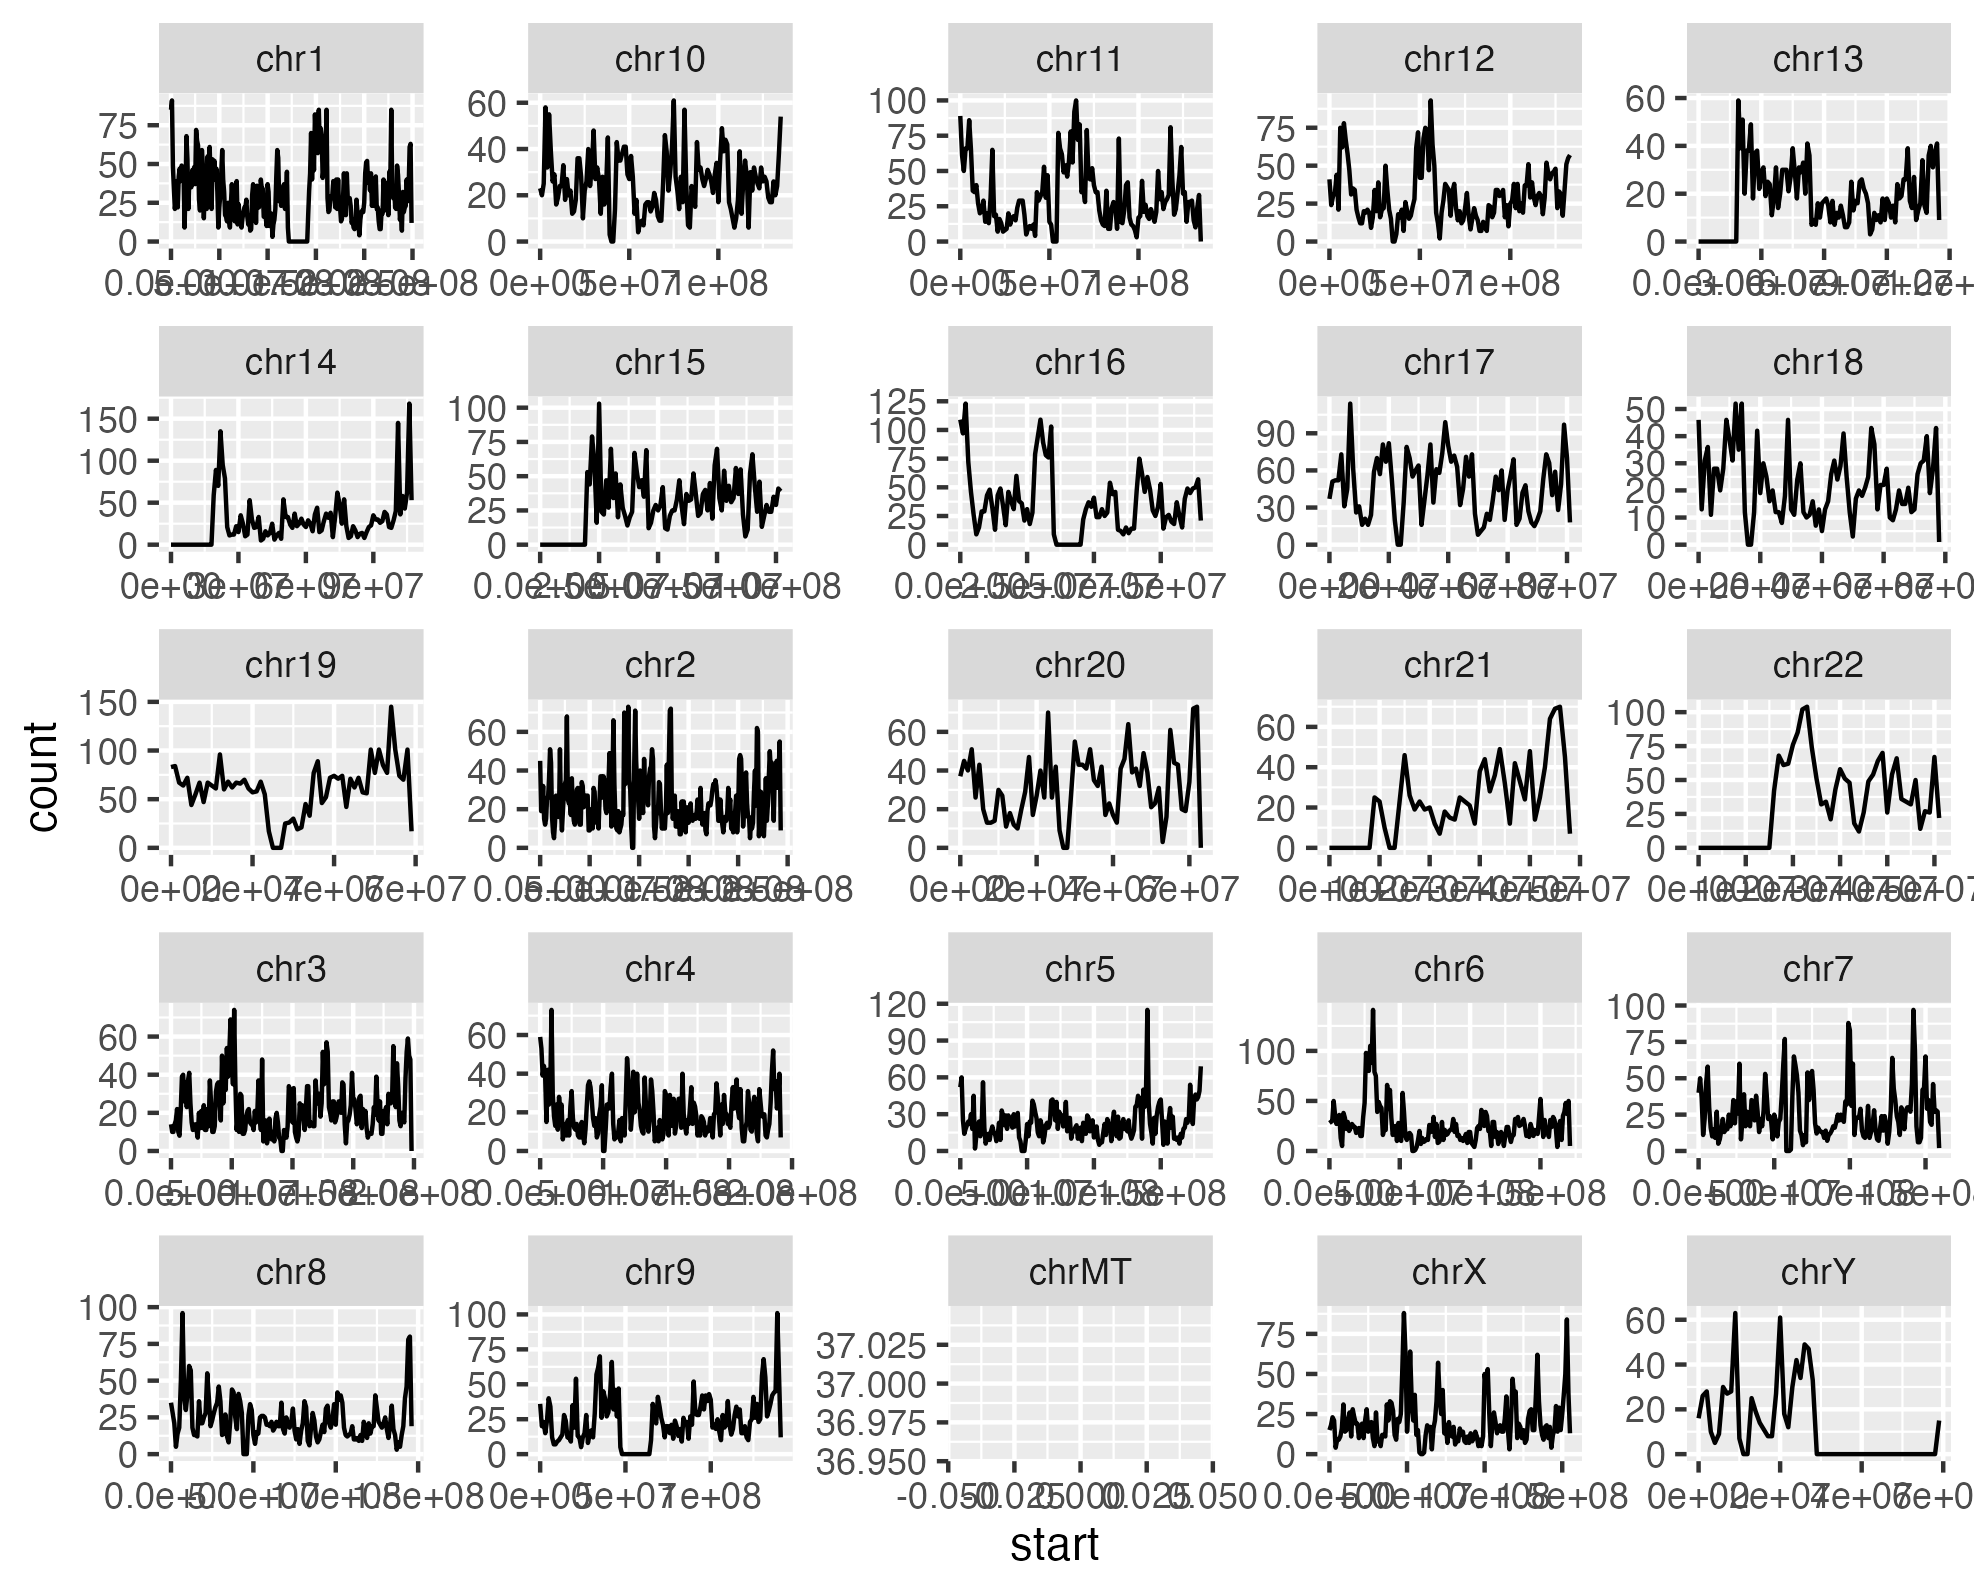

Here is the R script that generated this plot:
library(tidyverse) # Load Tidyverse

header <- c( "chr", "start", "end", "count" )
df_kc <- read_tsv("~/qb25-answers/week1/hg19-kc-count.bed", col_names=header ) #read in data from gene count file


  ggplot(df_kc,aes(x = start,y=count)) +
    geom_line()+
    facet_wrap(chr ~ .,scales = "free")
  
  ggsave( "exercise1.png" )